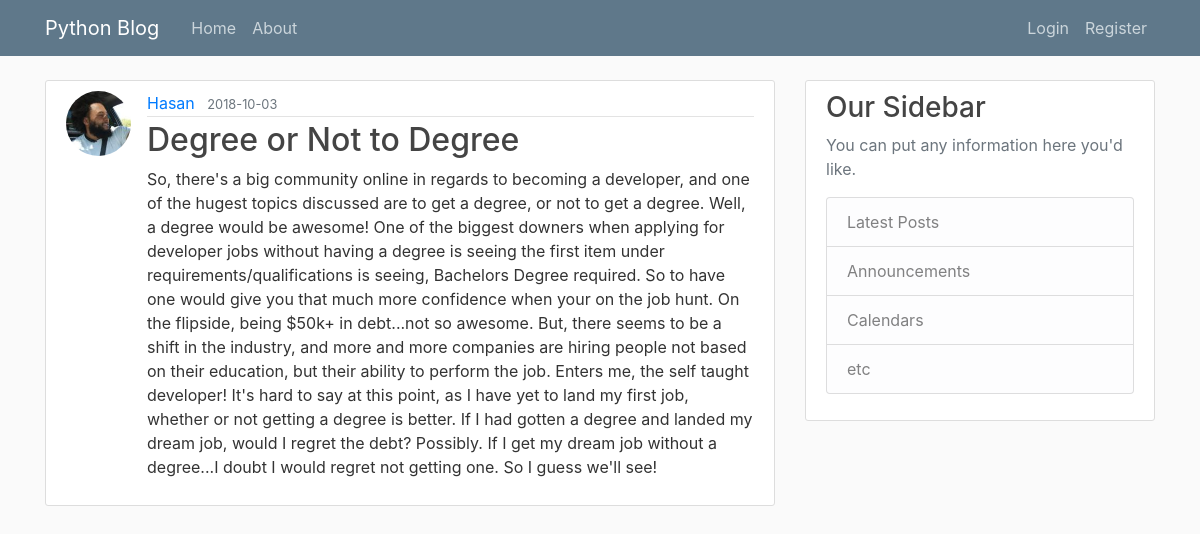
The app's page /post/4 with its own data.
### pyblog/models.py (models this page shows, shortened)
class User(db.Model, UserMixin):
    id = db.Column(db.Integer, primary_key=True)
    username = db.Column(db.String(20), unique=True, nullable=False)
    email = db.Column(db.String(120), unique=True, nullable=False)
    image_file = db.Column(db.String(20), nullable=False, default='default.jpg')
    password = db.Column(db.String(60), nullable=False)
    posts = db.relationship('Post', backref='author', lazy=True)

class Post(db.Model):
    id = db.Column(db.Integer, primary_key=True)
    title = db.Column(db.String(100), nullable=False)
    date_posted = db.Column(db.DateTime, nullable=False, default=datetime.utcnow)
    content = db.Column(db.Text, nullable=False)
    user_id = db.Column(db.Integer, db.ForeignKey('user.id'), nullable=False)

### pyblog/routes.py (the view)
@app.route("/post/<int:post_id>")
def post(post_id):
    post = Post.query.get_or_404(post_id)
    return render_template('post.html', title=post.title, post=post)

### pyblog/templates/post.html (shortened to what this page needs)
{% extends "layout.html" %}
{% block content %}
    <article class="media content-section">
      <img class="rounded-circle article-img" src="{{ url_for('static', filename='profile_pics/' + post.author.image_file) }}">
      <div class="media-body">
        <div class="article-metadata">
          <a class="mr-2" href="{{ url_for('user_posts', username=post.author.username) }}">{{ post.author.username }}</a>
          <small class="text-muted">{{ post.date_posted.strftime('%Y-%m-%d') }}</small>
        </div>
        <h2 class="article-title" href="{{ url_for('post', post_id=post.id) }}">{{ post.title }}</h2>
        <p class="article-content">{{ post.content }}</p>
      </div>
    </article>
{% endblock content %}

### pyblog/static/main.css (style rules this page uses)
body { background: #fafafa; color: #333333; margin-top: 5rem; }
h1, h2, h3, h4, h5, h6 { color: #444444; }
.content-section { background: #ffffff; padding: 10px 20px; border: 1px solid #dddddd; border-radius: 3px; margin-bottom: 20px; }
.article-title { color: #444444; }
.article-content { white-space: pre-line; }
.article-img { height: 65px; width: 65px; margin-right: 16px; }
.article-metadata { padding-bottom: 1px; margin-bottom: 4px; border-bottom: 1px solid #e3e3e3 }

### records on screen
User: image_file (picture), author.username "Hasan"
Post: date_posted "2018-10-03", title "Degree or Not to Degree", content "So, there's a big community online in regards to becoming a developer, and one of the hugest topics discussed are to get a degree, or not to get a degree. Well, a degree would be awesome! One of the biggest downers when applying for developer jobs without having a degree is seeing the first item under requirements/qualifications is seeing, Bachelors Degree required. So to have one would give you that much more confidence when your on the job hunt. On the flipside, being $50k+ in debt...not so awesome. But, there seems to be a shift in the industry, and more and more companies are hiring people not based on their education, but their ability to perform the job. Enters me, the self taught…"
